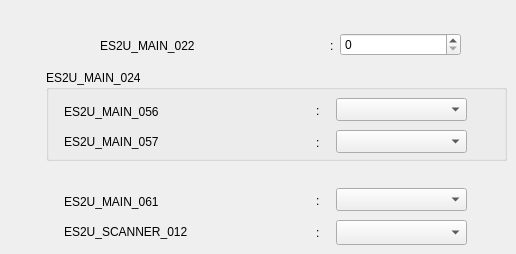
   <widget class="QWidget" name="power_saving_tab">
    <attribute name="title">
     <string>ES2U_MAIN_021</string>
    </attribute>
    <widget class="QLabel" name="Sleep_Timer_label">
     <property name="geometry">
      <rect>
       <x>100</x>
       <y>34</y>
       <width>221</width>
       <height>23</height>
      </rect>
     </property>
     <property name="text">
      <string>ES2U_MAIN_022</string>
     </property>
    </widget>
    <widget class="SleepTimerSpinBox" name="Sleep_Timer_spinBox">
     <property name="geometry">
      <rect>
       <x>340</x>
       <y>33</y>
       <width>121</width>
       <height>23</height>
      </rect>
     </property>
    </widget>
    <widget class="QGroupBox" name="Power_Off_Timer_groupBox">
     <property name="geometry">
      <rect>
       <x>46</x>
       <y>70</y>
       <width>461</width>
       <height>91</height>
      </rect>
     </property>
     <property name="title">
      <string>ES2U_MAIN_024</string>
     </property>
     <widget class="QLabel" name="AC_Power_label">
      <property name="geometry">
       <rect>
        <x>18</x>
        <y>30</y>
        <width>241</width>
        <height>23</height>
       </rect>
      </property>
      <property name="text">
       <string>ES2U_MAIN_056</string>
      </property>
     </widget>
     <widget class="ACPowerComboBox" name="AC_Power_comboBox">
      <property name="geometry">
       <rect>
        <x>290</x>
        <y>28</y>
        <width>131</width>
        <height>23</height>
       </rect>
      </property>
     </widget>
     <widget class="BatteryPowerComboBox" name="Battery_Power_comboBox">
      <property name="geometry">
       <rect>
        <x>290</x>
        <y>60</y>
        <width>131</width>
        <height>23</height>
       </rect>
      </property>
     </widget>
     <widget class="QLabel" name="Battery_Power_label">
      <property name="geometry">
       <rect>
        <x>18</x>
        <y>60</y>
        <width>241</width>
        <height>23</height>
       </rect>
      </property>
      <property name="text">
       <string>ES2U_MAIN_057</string>
      </property>
     </widget>
     <widget class="QLabel" name="AC_Power_colon_label">
      <property name="enabled">
       <bool>true</bool>
      </property>
      <property name="geometry">
       <rect>
        <x>270</x>
        <y>31</y>
        <width>16</width>
        <height>20</height>
       </rect>
      </property>
      <property name="toolTip">
       <string notr="true"/>
      </property>
      <property name="text">
       <string notr="true">:</string>
      </property>
     </widget>
     <widget class="QLabel" name="Battery_Power_colon_label">
      <property name="enabled">
       <bool>true</bool>
      </property>
      <property name="geometry">
       <rect>
        <x>270</x>
        <y>63</y>
        <width>16</width>
        <height>20</height>
       </rect>
      </property>
      <property name="toolTip">
       <string notr="true"/>
      </property>
      <property name="text">
       <string notr="true">:</string>
      </property>
     </widget>
    </widget>
    <widget class="QLabel" name="Sleep_Timer_colon_label">
     <property name="enabled">
      <bool>true</bool>
     </property>
     <property name="geometry">
      <rect>
       <x>330</x>
       <y>36</y>
       <width>16</width>
       <height>20</height>
      </rect>
     </property>
     <property name="toolTip">
      <string notr="true"/>
     </property>
     <property name="text">
      <string notr="true">:</string>
     </property>
    </widget>
    <widget class="QLabel" name="Direct_Power_On_label">
     <property name="geometry">
      <rect>
       <x>64</x>
       <y>220</y>
       <width>241</width>
       <height>23</height>
      </rect>
     </property>
     <property name="text">
      <string>ES2U_SCANNER_012</string>
     </property>
    </widget>
    <widget class="NonConnectPowerOffCombobox" name="Power_Off_If_Disconnected_comboBox">
     <property name="geometry">
      <rect>
       <x>336</x>
       <y>188</y>
       <width>131</width>
       <height>23</height>
      </rect>
     </property>
    </widget>
    <widget class="QLabel" name="Power_Off_If_Disconnected_label">
     <property name="geometry">
      <rect>
       <x>64</x>
       <y>190</y>
       <width>241</width>
       <height>23</height>
      </rect>
     </property>
     <property name="text">
      <string>ES2U_MAIN_061</string>
     </property>
    </widget>
    <widget class="QLabel" name="Direct_Power_On_colon_label">
     <property name="enabled">
      <bool>true</bool>
     </property>
     <property name="geometry">
      <rect>
       <x>316</x>
       <y>223</y>
       <width>16</width>
       <height>20</height>
      </rect>
     </property>
     <property name="toolTip">
      <string notr="true"/>
     </property>
     <property name="text">
      <string notr="true">:</string>
     </property>
    </widget>
    <widget class="QLabel" name="Power_Off_If_Disconnected_colon_label">
     <property name="enabled">
      <bool>true</bool>
     </property>
     <property name="geometry">
      <rect>
       <x>316</x>
       <y>191</y>
       <width>16</width>
       <height>20</height>
      </rect>
     </property>
     <property name="toolTip">
      <string notr="true"/>
     </property>
     <property name="text">
      <string notr="true">:</string>
     </property>
    </widget>
    <widget class="DirectPowerOnCombobox" name="Direct_Power_On_comboBox">
     <property name="geometry">
      <rect>
       <x>336</x>
       <y>220</y>
       <width>131</width>
       <height>25</height>
      </rect>
     </property>
    </widget>
   </widget>
